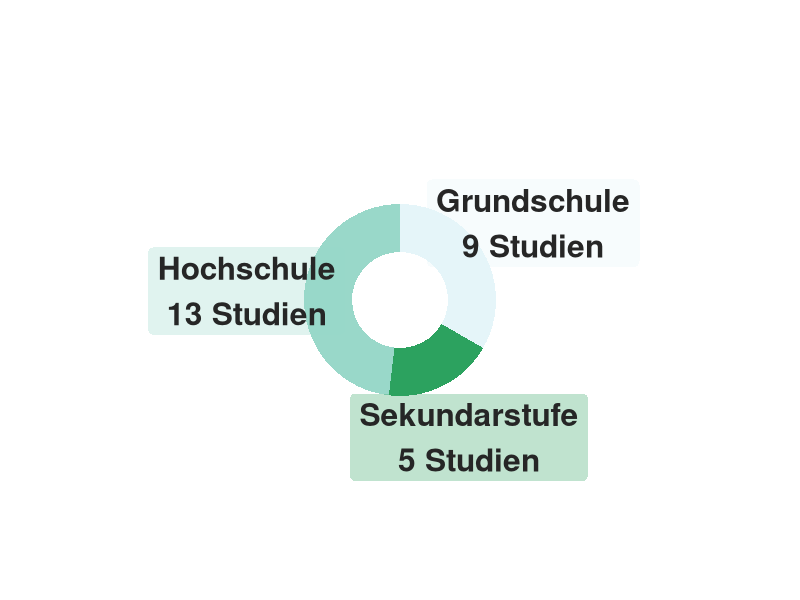
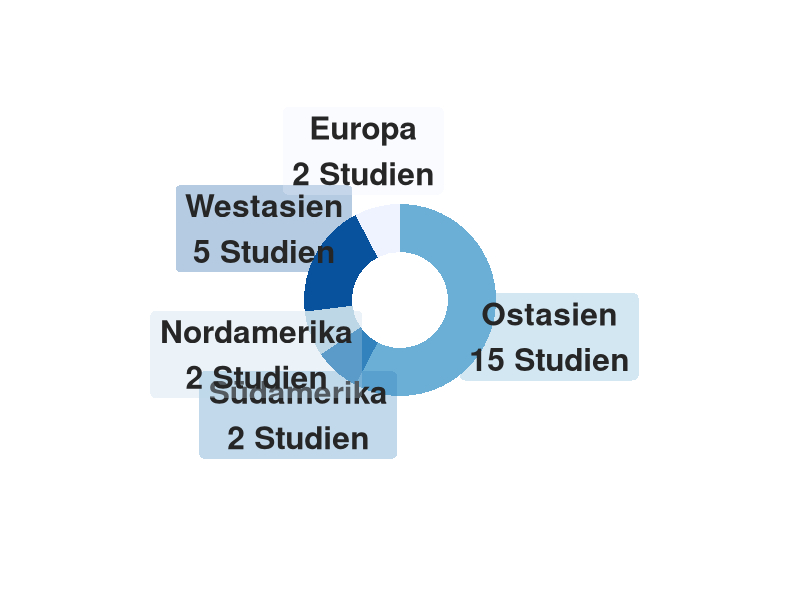
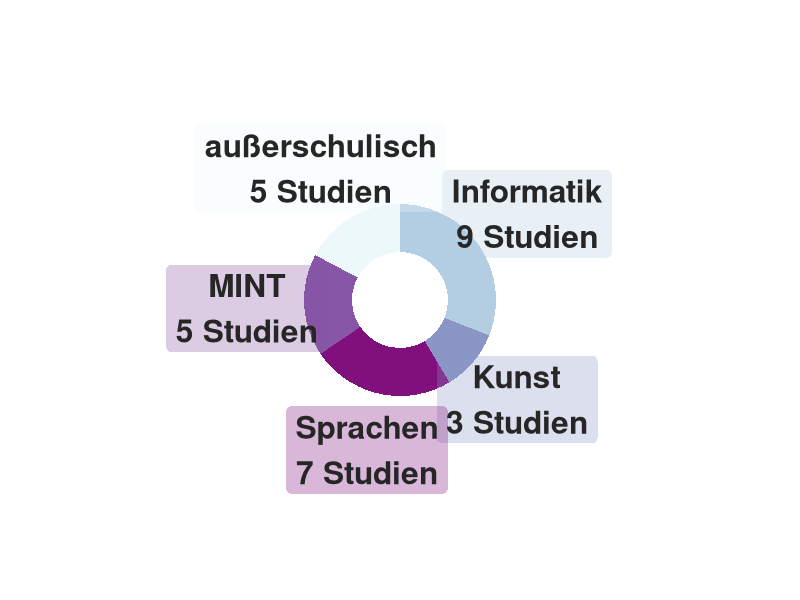
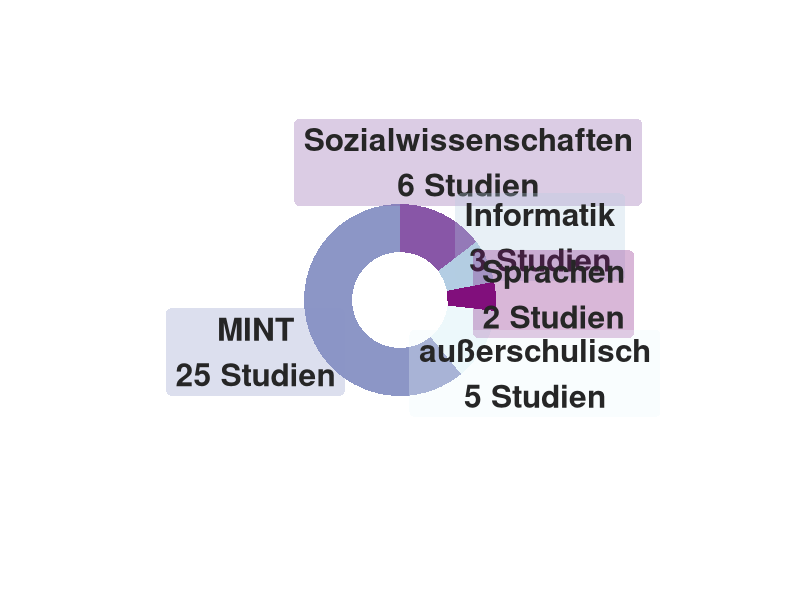
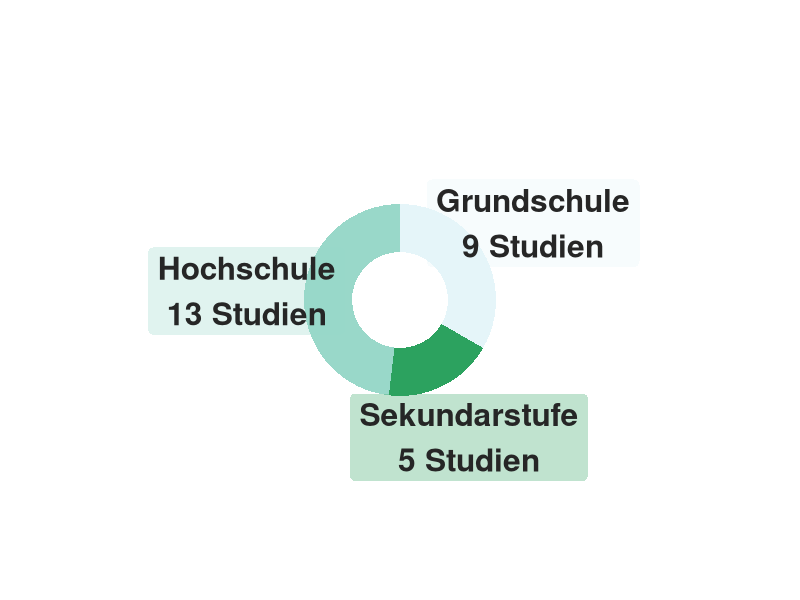
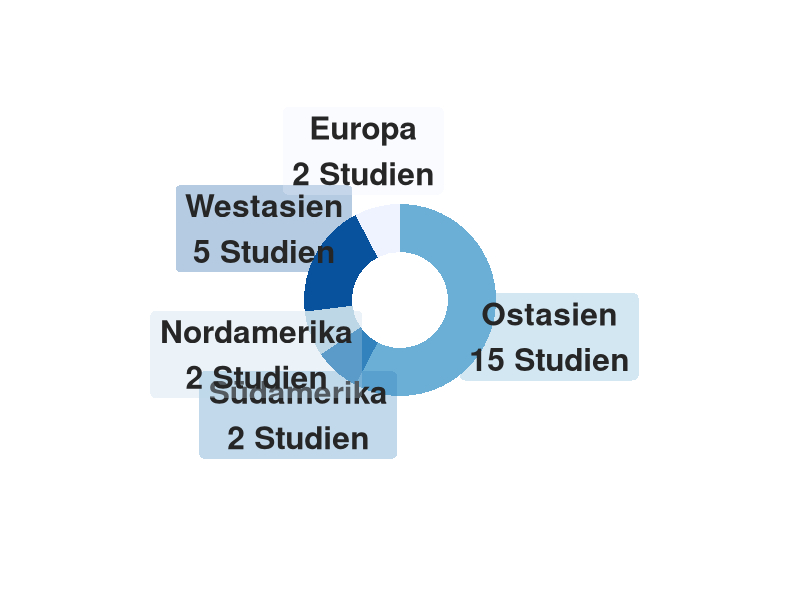
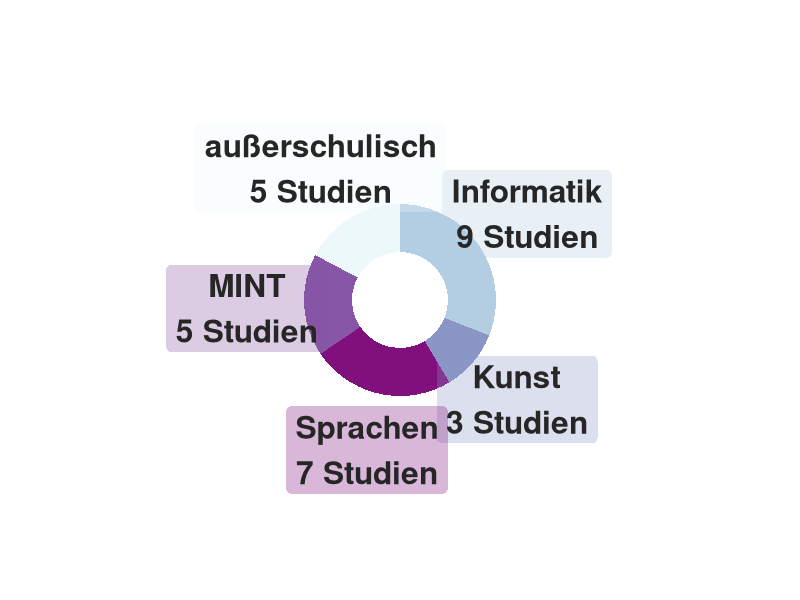
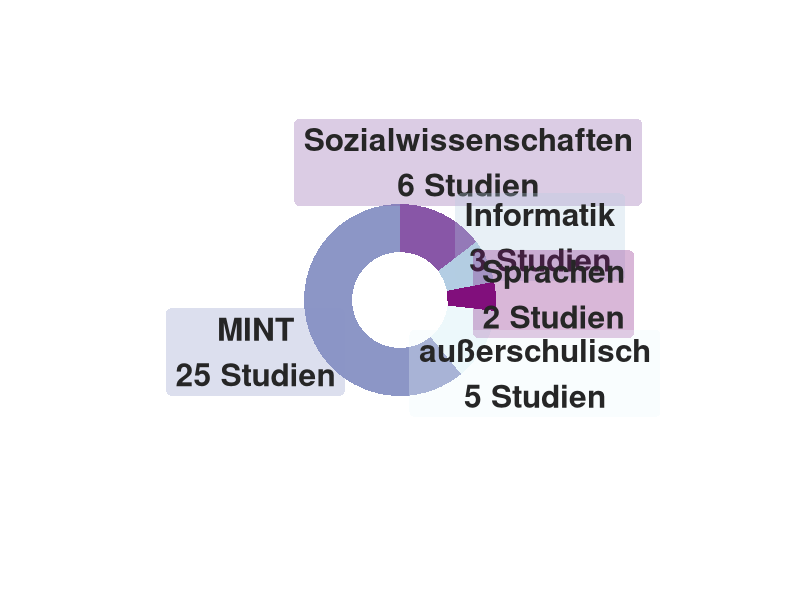

Recreate these plots in R, in order.
library(ggplot2)

##### GAMIFICATION ##########################################################################################
# Create test data.
data <- data.frame(
  category=c("Grundschule",    # 1st category
             "Sekundarstufe",    # 2nd category 
             "Hochschule"     # 3rd category
             ),
  count=c(9,        # 1st count
          5,        # 2nd count 
          13         # 3rd count
          )
)

# Compute percentages
data$fraction <- data$count / sum(data$count)

# Compute the cumulative percentages (top of each rectangle)
data$ymax <- cumsum(data$fraction)

# Compute the bottom of each rectangle
data$ymin <- c(0, head(data$ymax, n=-1))

# Compute label position
data$labelPosition <- (data$ymax + data$ymin) / 2

# Compute a good label
data$label <- paste0(data$category, "\n", data$count, " Studien")

# Make the plot
ggplot(data, aes(ymax=ymax, ymin=ymin, xmax=4, xmin=3, fill=category)) +
  geom_rect() +
  geom_label( x=5.2, aes(y=labelPosition, label=label, fontface = "bold"), 
              size=8, 
              # fill = NA, 
              label.size = NA, 
              alpha = .3,
              color = "gray15") +
  scale_fill_brewer(palette=2) +
  coord_polar(theta="y") +
  xlim(c(2, 7)) +
  theme_void() +
  theme(legend.position = "none")

ggsave("www/gam_age_tmp.jpg",
       width = 10,
       height = 10,
       units = "mm",
       scale = 22,
       dpi = 250)

################################################### #


# Create test data.
data <- data.frame(
  category=c("Ostasien",       # 1st category
             "Südamerika",      # 2nd category 
             "Nordamerika",    # 3rd category
             "Westasien",    # 4th category
             "Europa"    # 5th category
  ),
  count=c(15,       # 1st count
          2,        # 2nd count 
          2,        # 3rd count
          5,        # 4rd count
          2         # 5rd count
  )
)

# Compute percentages
data$fraction <- data$count / sum(data$count)

# Compute the cumulative percentages (top of each rectangle)
data$ymax <- cumsum(data$fraction)

# Compute the bottom of each rectangle
data$ymin <- c(0, head(data$ymax, n=-1))

# Compute label position
data$labelPosition <- (data$ymax + data$ymin) / 2

# Compute a good label
data$label <- paste0(data$category, "\n", data$count, " Studien")


# Make the plot
ggplot(data, aes(ymax=ymax, ymin=ymin, xmax=4, xmin=3, fill=category)) +
  geom_rect() +
  geom_label( x=5.2, aes(y=labelPosition, label=label, fontface = "bold"), 
              size=8, 
              # fill = NA, 
              label.size = NA, 
              alpha = .3,
              color = "gray15") +
  scale_fill_brewer(palette=1) +
  coord_polar(theta="y") +
  xlim(c(2, 7)) +
  theme_void() +
  theme(legend.position = "none")


ggsave("www/gam_loc_tmp.jpg",
       width = 10,
       height = 10,
       units = "mm",
       scale = 22,
       dpi = 250)
################################################### #


# Create test data.
data <- data.frame(
  category=c("Informatik",       # 1st category
             "Kunst",      # 2nd category 
             "Sprachen",    # 3rd category
             "MINT",    # 4th category
             "außerschulisch"    # 5th category
  ),
  count=c(9,       # 1st count
          3,        # 2nd count 
          7,        # 3rd count
          5,        # 4rd count
          5         # 5rd count
  )
)

# Compute percentages
data$fraction <- data$count / sum(data$count)

# Compute the cumulative percentages (top of each rectangle)
data$ymax <- cumsum(data$fraction)

# Compute the bottom of each rectangle
data$ymin <- c(0, head(data$ymax, n=-1))

# Compute label position
data$labelPosition <- (data$ymax + data$ymin) / 2

# Compute a good label
data$label <- paste0(data$category, "\n", data$count, " Studien")

# Make the plot
ggplot(data, aes(ymax=ymax, ymin=ymin, xmax=4, xmin=3, fill=category)) +
  geom_rect() +
  geom_label( x=5.2, aes(y=labelPosition, label=label, fontface = "bold"), 
              size=8, 
              # fill = NA, 
              label.size = NA, 
              alpha = .3,
              color = "gray15") +
  scale_fill_brewer(palette=3) +
  coord_polar(theta="y") +
  xlim(c(2, 7)) +
  theme_void() +
  theme(legend.position = "none")

ggsave("www/gam_sub_tmp.jpg",
       width = 10,
       height = 10,
       units = "mm",
       scale = 22,
       dpi = 250)



##### MOBILE INQUIRY-BASED LEARNING ######################################################################################

# Create test data.
data <- data.frame(
  category=c("Sozialwissenschaften",       # 1st category
             "Informatik",      # 2nd category 
             "Sprachen",    # 3rd category
             "außerschulisch",    # 4th category
             "MINT"    # 5th category
  ),
  count=c(6,       # 1st count
          3,        # 2nd count 
          2,        # 3rd count
          5,        # 4rd count
          25         # 5rd count
  )
)

# Compute percentages
data$fraction <- data$count / sum(data$count)

# Compute the cumulative percentages (top of each rectangle)
data$ymax <- cumsum(data$fraction)

# Compute the bottom of each rectangle
data$ymin <- c(0, head(data$ymax, n=-1))

# Compute label position
data$labelPosition <- (data$ymax + data$ymin) / 2

# Compute a good label
data$label <- paste0(data$category, "\n", data$count, " Studien")

# Make the plot
ggplot(data, aes(ymax=ymax, ymin=ymin, xmax=4, xmin=3, fill=category)) +
  geom_rect() +
  geom_label( x=5.2, aes(y=labelPosition, label=label, fontface = "bold"), 
              size=8, 
              # fill = NA, 
              label.size = NA, 
              alpha = .3,
              color = "gray15") +
  scale_fill_brewer(palette=3) +
  coord_polar(theta="y") +
  xlim(c(2, 7)) +
  theme_void() +
  theme(legend.position = "none")

ggsave("www/inq_sub_tmp.jpg",
       width = 10,
       height = 10,
       units = "mm",
       scale = 22,
       dpi = 250)
